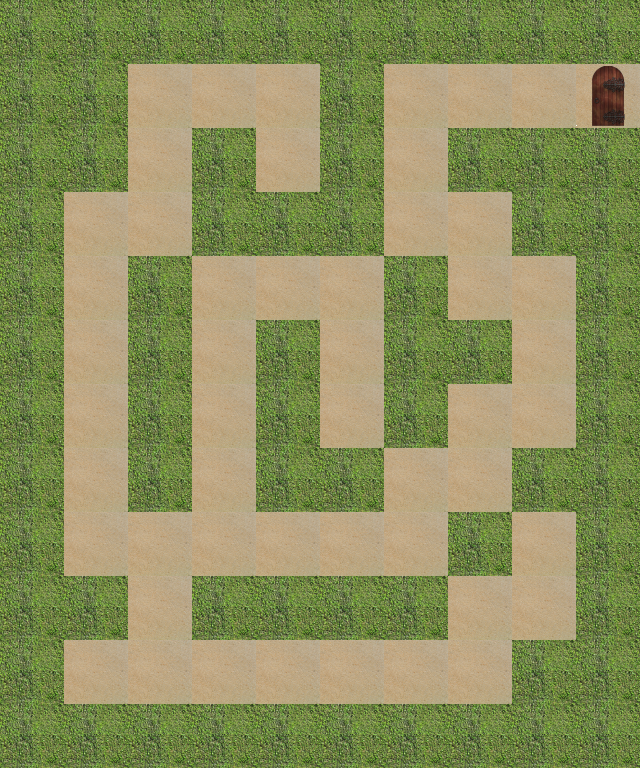

This is a level from a 2D game, rendered from its Tiled map with the project's own tilesets. A one-line summary and the map file follow, with tile-layer data summarised:
An orthogonal 10x12 tile map with 64x64 px tiles, 3 tile layers (path, wall, end), 2 hidden layers not drawn.

<map version="1.0" orientation="orthogonal" renderorder="right-down" width="10" height="12" tilewidth="64" tileheight="64">
 <properties>
  <property name="bestTimePossible" value="" />
 </properties>
 <tileset firstgid="1" name="sandbush" tilewidth="64" tileheight="64">
  <image source="sandbush.png" width="256" height="192" />
 </tileset>
 <layer name="path" width="10" height="12">
  <data>[120 cells, 50 non-empty, 1 distinct tile ids]</data>
 </layer>
 <layer name="wall" width="10" height="12">
  <data>[120 cells, 70 non-empty, 1 distinct tile ids]</data>
 </layer>
 <layer name="hint" width="10" height="12" visible="0">
  <data>[120 cells, 28 non-empty, 6 distinct tile ids]</data>
 </layer>
 <layer name="start" width="10" height="12" visible="0">
  <data>[120 cells, 1 non-empty, 1 distinct tile ids]</data>
 </layer>
 <layer name="end" width="10" height="12">
  <data>[120 cells, 1 non-empty, 1 distinct tile ids]</data>
 </layer>
</map>
